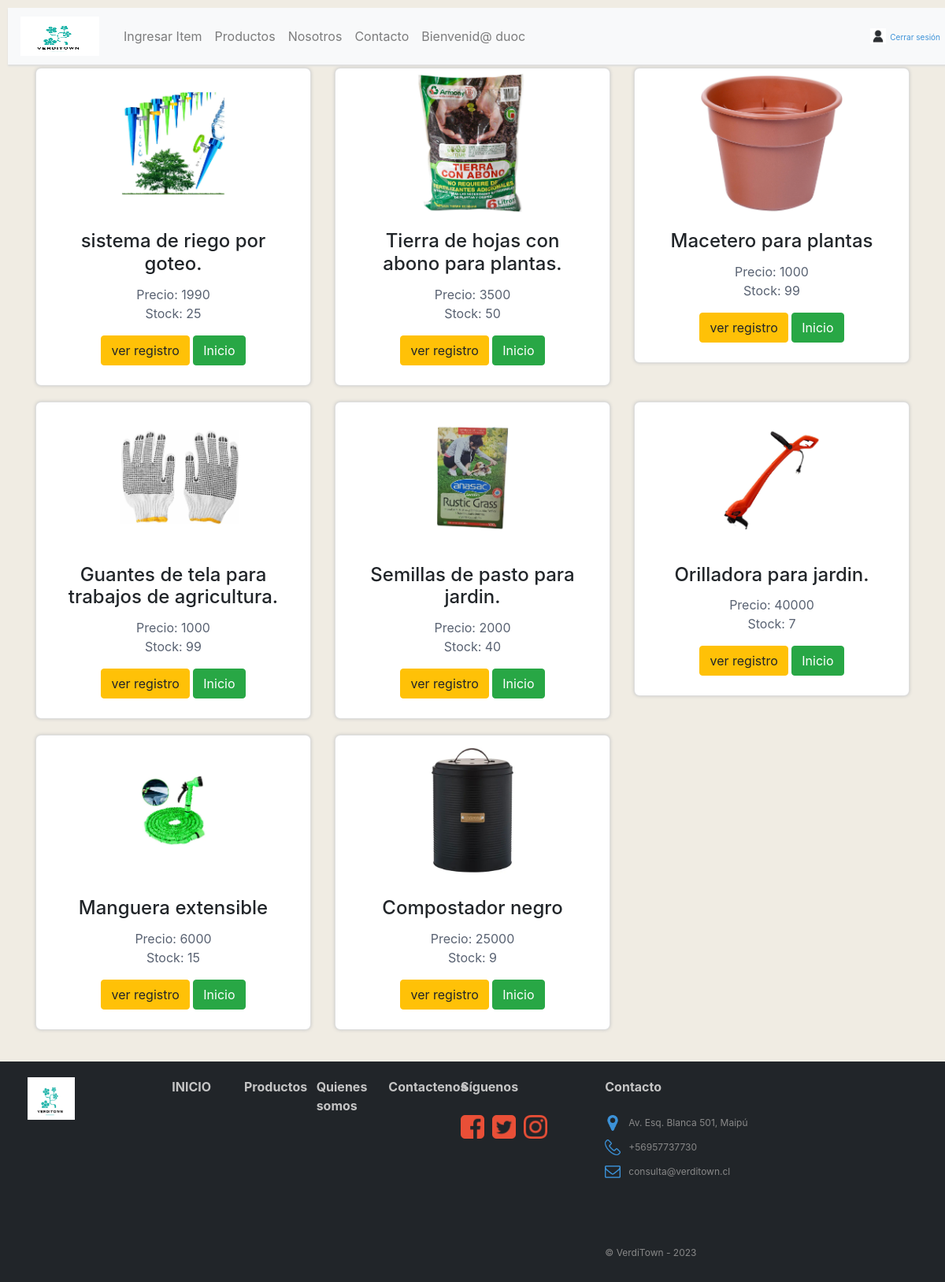
The page /productos/ (signed in) on the database its author committed.
### verditown/models.py (models this page shows, shortened)
class Producto(models.Model):
    sku =  models.CharField(primary_key=True, max_length=10, verbose_name="SKU")
    nombre = models.CharField(max_length=20, blank=True, verbose_name="Nombre")
    descrip = models.CharField(max_length=50, blank=True, verbose_name="Descripcion")
    imagen = models.ImageField(upload_to="imagenes", null=True, blank=True, verbose_name="Imagen")
    precio = models.IntegerField(validators=[MinValueValidator(1), MaxValueValidator(99999)], blank=True, verbose_name="Precio")
    stock = models.IntegerField(default=0, blank=True, verbose_name="Stock")
    categoria = models.ForeignKey(Categoria, on_delete=models.CASCADE, verbose_name="Categoria")

### verditown/views.py (the view)
# urls.py: path('productos/', productos, name="productos"),
def productos(request):
    productos = Producto.objects.all()
    datos={
        'cositas':productos
    }
    return render(request,'productos.html',datos)

### verditown/templates/productos.html (shortened to what this page needs)
{% extends "base.html" %}
{% block content %}
<!doctype html>
<html lang="es">
<head>
    {% load static %}
    <link rel="stylesheet" href="https://cdnjs.cloudflare.com/ajax/libs/font-awesome/4.7.0/css/font-awesome.min.css">
    <link href="{% static 'css/bootstrap.min.css' %}" rel="stylesheet">
    <link href="{% static 'css/estilos.css' %}" rel="stylesheet">
</head>
<body>
    <div class="container">
        <div class="row">
            {% for productos in cositas %}
            <div class="col-12 col-md-4">
                <div class="card text-center">
                    {% if productos.imagen %}
                        <img src="{{ productos.imagen.url }}" class="card-img-top mx-auto">
                    {% else %}
                        <img src="{% static 'img/no_data_found.jpg' %}" class="card-img-top mx-auto">
                    {% endif %}
                    <div class="card-body">
                        <h4 class="card-title">{{ productos.descrip }}</h4>
                        <p class="card-text">
                            Precio: {{ productos.precio }}<br>
                            Stock: {{ productos.stock }}
                        </p>
                        {%if user.is_staff%}
                        <a href="{% url 'mostrar' %}" class="btn btn-warning">ver registro</a>
                        <a href="{% url 'index'%}" class="btn btn-success">Inicio</a>
                        {% elif user.is_authenticated %}
                        <a href="{% url 'index'%}" class="btn btn-success">Inicio</a>
                        {%else%}
                        <a href="{%url 'login'%}" class="btn btn-danger">Login</a>
                        {%endif%}
                    </div>
                </div>
            </div>
            {% endfor %}
        </div>
    </div>
</body>
</html>
{% endblock %}

### verditown/templates/base.html (shortened to what this page needs)
<!DOCTYPE html>
<html lang="en">
<head>
    {% load static %}
    <link rel="stylesheet" href="https://cdnjs.cloudflare.com/ajax/libs/font-awesome/4.7.0/css/font-awesome.min.css">
    <link href="{% static 'css/bootstrap.min.css' %}" rel="stylesheet">
    <link href="{% static 'css/estilos.css' %}" rel="stylesheet">
</head>
<body>
        <nav class="navbar navbar-expand-md navbar-light bg-light mb-4" id="barraNav">
            <a href="{% url 'index' %}" id="logoBookStop">
                <img src="{% static 'img/Logo.png' %}" width="100px" height="50px">
            </a>
            <div class="collapse navbar-collapse" id="navbarCollapse">
                {% if user.is_staff %}
                <ul class="navbar-nav mr-auto">
                    <li class="nav-item">
                        <a class="nav-link" href="{% url 'mostrar' %}">Ingresar Item</a>
                    </li>
                    <li class="nav-item">
                        <a class="nav-link" href="{% url 'productos' %}">Productos</a>
                    </li>
                    <li class="nav-item">
                        <a class="nav-link" href="{%url 'nosotros' %}">Nosotros</a>
                    </li>
                    <li class="nav-item">
                        <a class="nav-link" href="{%url 'contacto' %}">Contacto</a>
                    </li>
                    <li class="nav-item">
                        <a class="nav-link" href="#">Bienvenid@ {{ user.username }} </a>
                    </li>
                </ul>
                {% endif %}
                <div>
                    {% if user.is_authenticated %}
                    <a href="{% url 'logout' %}" id="userBookStop">
                        <img src="{% static 'img/user-vector-icon.jpg' %}" alt="userBookStop" width="20px">Cerrar sesión
                    </a>
                    {% else %}
                    <a href="{% url 'login' %}" id="userBookStop">
                        <img src="{% static 'img/user-vector-icon.jpg' %}" alt="userBookStop" width="20px">Iniciar sesión
                    </a>
                    {% endif %}
                </div>
            </div>
        </nav>
    {% block content %}
    {% endblock %}
    <footer>
        <div class="row col-12">
            <div class="row col-12">
                <div class="col-lg-2">
                    <img src="{% static 'img/logo.png' %}" alt="logoBookStop" width="60px">
                </div>
                <div class="col-lg-1">
                    <a href="index.html" id="linkFooter"><strong>INICIO</strong></a>
                </div>
                <div class="col-lg-1">
                    <a href="galeria.html" id="linkFooter"><strong>Productos</strong></a>
                </div>
                <div class="col-lg-1">
                    <a href="nosotros.html" id="linkFooter"><strong>Quienes somos</strong></a>
                </div>
                <div class="col-lg-1">
                    <a href="contacto.html" id="linkFooter"><strong>Contactenos</strong></a>
                </div>
            <div class="col-lg-2">
                <strong>Síguenos</strong>
                <br><br>
                <div class="row">
                    <img src="{% static 'img/2000px-Facebook_font_awesome.svg.png' %}" alt="" width="30px" height="30px"
                        style=" margin-left: 15px;">
                    <img src="{% static 'img/twitter.png' %}" alt="" width="30px" height="30px" style=" margin-left: 10px;">
                    <img src="{% static 'img/Instagram.png' %}" alt="" width="30px" height="30px" style=" margin-left: 10px;">
                </div>
            </div>
            <div class="col-lg-3">
                <strong>Contacto</strong>
                <br><br>
                <div class="row">
                    <img src="{% static 'img/location.png' %}" alt="" width="20px" height="20px"
                        style="margin-right: 10px; margin-left: 15px;">
                    <p>Av. Esq. Blanca 501, Maipú</p>
                </div>
                <div class="row">
                    <img src="{% static 'img/fono.png' %}" alt="" width="20px" height="20px"
                        style="margin-right: 10px; margin-left: 15px;">
                    <p>+56957737730</p>
                </div>
                <div class="row">
                    <img src="{% static 'img/email.png' %}" alt="" width="20px" height="20px"
                        style="margin-right: 10px; margin-left: 15px;">
                    <p>consulta@verditown.cl</p>
                </div>
                <br><br><br>
                <p>&copy; VerdiTown - 2023</p>
            </div>
        </div>
    </footer>
</body>
</html>

### verditown/static/css/estilos.css (style rules this page uses)
body { background-color: #F0ECE3; padding-top: 86px; }
#logoBookStop { color: #3C92D8; font-size: 20px; text-decoration: none; margin-right: 16px; padding-top: 3px; }
#logoBookStop img { margin-right: 7px; margin-bottom: 3px; }
.navbar { -webkit-box-shadow:0px 2px 2px #dddddd; -moz-box-shadow:0px 2px 2px #dddddd; box-shadow:0px 2px 2px #dddddd; position: fixed; z-index: 1; display: flex; transition: 0.3s; width: 100%; top: 0; margin: 10px; }
#userBookStop { color: #3C92D8; font-size: 10px; text-decoration: none; }
#userBookStop img { margin-right: 5px; margin-bottom: 3px; }
.card { -webkit-box-shadow: 0px 0px 4px #c5c5c5; -moz-box-shadow: 0px 0px 4px #c5c5c5; box-shadow: 0px 0px 4px #c5c5c5; border-radius: 7px; margin-bottom: 20px; text-align: justify; padding: 5px; color: #596272; }
.card img { width: 180px; }
div>h4 { color: #212529; }
footer { padding: 20px; color: #c5c5c5; background-color: #212529; height: 280px; margin-top: 20px; }
footer div p { font-size: 12px; color: #888888; padding-top: 5px; line-height: 10px; }
#linkFooter { color: #c5c5c5; text-decoration: none; }

### rows shown on the page
Producto: imagen (picture), descrip "sistema de riego por goteo.", precio "1990", stock "25"
Producto: imagen (picture), descrip "Tierra de hojas con abono para plantas.", precio "3500", stock "50"
Producto: imagen (picture), descrip "Macetero para plantas", precio "1000", stock "99"
Producto: imagen (picture), descrip "Guantes de tela para trabajos de agricultura.", precio "1000", stock "99"
Producto: imagen (picture), descrip "Semillas de pasto para jardin.", precio "2000", stock "40"
Producto: imagen (picture), descrip "Orilladora para jardin.", precio "40000", stock "7"
Producto: imagen (picture), descrip "Manguera extensible", precio "6000", stock "15"
Producto: imagen (picture), descrip "Compostador negro", precio "25000", stock "9"

### other values the page prints
{{ user.username }} "duoc"
